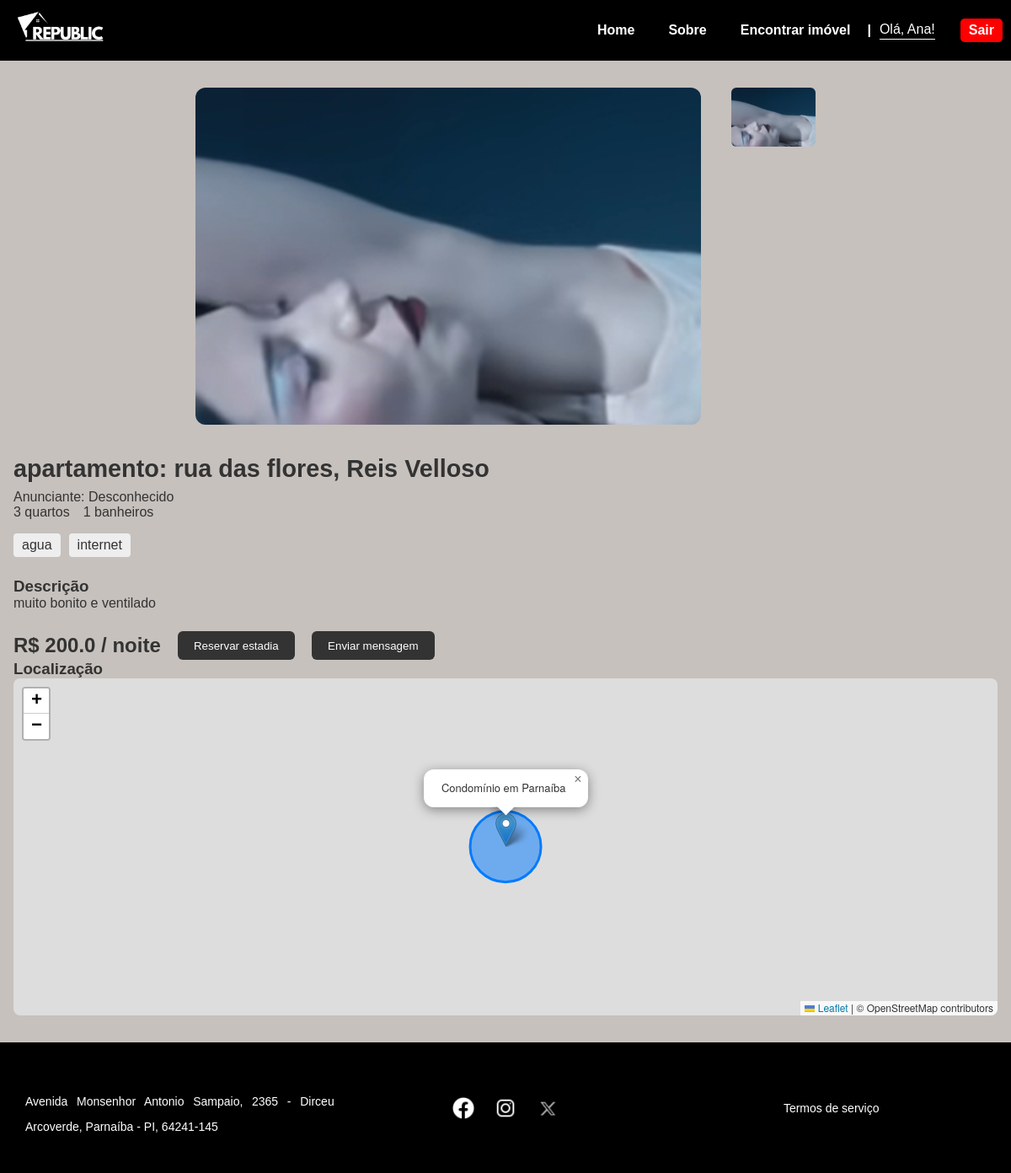
The page /detalhes_apartamento/1 (signed in) on the database its author committed.
### tables this page shows
CREATE TABLE usuarios (
    id INTEGER PRIMARY KEY AUTOINCREMENT,
    nome TEXT NOT NULL,
    email TEXT NOT NULL UNIQUE,
    senha TEXT NOT NULL,
    celular TEXT NOT NULL
);

CREATE TABLE apartamentos (
    id INTEGER PRIMARY KEY AUTOINCREMENT,
    endereco TEXT,
    bairro TEXT,
    numero TEXT,
    cep TEXT,
    complemento TEXT,
    valor REAL,
    quartos INTEGER,
    banheiros INTEGER,
    inclusos TEXT,
    outros TEXT,
    descricao TEXT,
    imagem TEXT,
    tipo TEXT
, usuario_id INTEGER);

### app.py (the view)
@app.route('/detalhes_apartamento/<int:id>')
def detalhes_apartamento(id):
    conn = sqlite3.connect('instance/banco.db')
    cursor = conn.cursor()
    cursor.execute("""
       SELECT id, endereco, bairro, numero, cep, complemento, valor, quartos,
              banheiros, inclusos, outros, descricao, imagem, tipo, usuario_id
       FROM apartamentos WHERE id = ?
    """, (id,))
    row = cursor.fetchone()
    if row and len(row) >= 15:
        apt = {
            'id': row[0],
            'endereco': row[1],
            'bairro': row[2],
            'numero': row[3],
            'cep': row[4],
            'complemento': row[5],
            'valor': row[6],
            'quartos': row[7],
            'banheiros': row[8],
            'inclusos': row[9].split(',') if row[9] else [],
            'outros': row[10],
            'descricao': row[11],
            'imagens': row[12].split(',') if row[12] else ['default.jpg'],
            'tipo': row[13],
            'usuario_id': row[14]
        }
        cursor.execute('SELECT nome FROM usuarios WHERE id = ?', (apt['usuario_id'],))
        dono = cursor.fetchone()
        dono_nome = dono[0] if dono else 'Desconhecido'
        conn.close()
        return render_template('apt.html', apartamento=apt, dono_nome=dono_nome, usuario_logado=session.get('usuario_id'))
    conn.close()
    return "Apartamento não encontrado", 404

### app.py (called while the page is built)
def obter_usuario_nome():
    if 'usuario_id' in session:
        conn = sqlite3.connect('instance/banco.db')
        cursor = conn.cursor()
        cursor.execute('SELECT nome FROM usuarios WHERE id = ?', (session['usuario_id'],))
        usuario = cursor.fetchone()
        conn.close()
        if usuario:
            return usuario[0]
    return None

@app.context_processor
def inject_usuario_nome():
    return dict(usuario_nome=obter_usuario_nome())

### templates/apt.html (shortened to what this page needs)
<!DOCTYPE html>
<html lang="pt-br">
<head>
  <link rel="stylesheet" href="{{ url_for('static', filename='css/style.css') }}">
  <link rel="stylesheet" href="{{ url_for('static', filename='css/apt.css') }}">
  <link rel="stylesheet" href="{{ url_for('static', filename='css/map.css') }}">
  <link rel="stylesheet" href="https://unpkg.com/leaflet/dist/leaflet.css" />
</head>
<body>
  <header class="header">
    <div class="logo">
      <a href="{{ url_for('index') }}">
        <img src="{{ url_for('static', filename='img/logo/logo_branca.png') }}" alt="Republic Logo">
      </a>
    </div>
    <nav class="nav">
      <a href="{{ url_for('index') }}">Home</a>
      <a href="{{ url_for('sobre') }}">Sobre</a>
      <a href="{{ url_for('pesquisa') }}">Encontrar imóvel</a>
      {% if usuario_nome %}
      <div class="user-info">
        <div class="separator">|</div>
        <span class="saudacao">Olá, {{ usuario_nome }}!</span>
        <a href="{{ url_for('logout') }}" class="logout-btn">Sair</a>
      </div>
      {% else %}
      <a href="{{ url_for('cadastro') }}">Login / Cadastro</a>
      {% endif %}
    </nav>
  </header>
  <main class="main-content">
    <div class="image-gallery side-by-side">
      <div class="main-img">
        {% if apartamento.imagens and apartamento.imagens|length > 0 %}
          <img id="current-img" src="{{ url_for('static', filename='img/apts/' + apartamento.imagens[0]) }}" alt="Imagem principal">
        {% else %}
          <img id="current-img" src="{{ url_for('static', filename='img/apts/default.jpg') }}" alt="Imagem padrão">
        {% endif %}
      </div>
      <div class="thumbs">
        {% for img in apartamento.imagens %}
          <img class="thumb" src="{{ url_for('static', filename='img/apts/' + img) }}" alt="Imagem" onclick="changeImage('{{ img }}')">
        {% endfor %}
      </div>
    </div>
    <section class="details">
      <h2>{{ apartamento.tipo }}: {{ apartamento.endereco }}, {{ apartamento.bairro }}</h2>
<div class="anunciante">
  <span>Anunciante: {{ dono_nome }}</span>
</div>
      <ul class="info">
        <li>{{ apartamento.quartos }} quartos</li>
        <li>{{ apartamento.banheiros }} banheiros</li>
      </ul>
      <div class="highlights">
        {% for item in apartamento.inclusos %}
        <span>{{ item }}</span>
        {% endfor %}
      </div>
      <section class="description">
        <h3>Descrição</h3>
        <p>{{ apartamento.descricao }}</p>
      </section>
      <div class="price-action">
        <span class="price">R$ {{ apartamento.valor }} / noite</span>
        <button>Reservar estadia</button>
        <button>Enviar mensagem</button>
      </div>
    </section>
    <section class="map">
      <h3>Localização</h3>
      <div id="map"></div>
    </section>
  </main>
  <footer class="footer">
    <div class="footer-content">
      <div class="container text-center">
        <div class="row">
          <div class="col">
            <p>Avenida Monsenhor Antonio Sampaio, 2365 - Dirceu Arcoverde, Parnaíba - PI, 64241-145</p>
          </div>
          <div class="col">
            <div class="socials">
              <a href="#"><img src="{{ url_for('static', filename='img/socials/facebook.png') }}" alt="Facebook"></a>
              <a href="#"><img src="{{ url_for('static', filename='img/socials/ig.png') }}" alt="Instagram"></a>
              <a href="#"><img src="{{ url_for('static', filename='img/socials/x.webp') }}" alt="X"></a>
            </div>
          </div>
          <div class="col">
            <a href="{{ url_for('termos') }}">Termos de serviço</a>
          </div>
        </div>
      </div>
    </div>
  </footer>
</body>
</html>

### static/css/style.css (style rules this page uses)
* { margin: 0; padding: 0; box-sizing: border-box; }
body { font-family: Arial, sans-serif; background-color: #c6c1bd; color: #333; }
.nav { display: flex; align-items: center; gap: 20px; }
.user-info { display: flex; align-items: center; gap: 10px; }
.separator { color: white; font-weight: bold; }
.saudacao { color: white; border-bottom: 1px solid white; padding-bottom: 2px; }
.logout-btn { background-color: red; color: white; padding: 5px 10px; border-radius: 5px; text-decoration: none; font-weight: bold; transition: background-color 0.3s; }
.header { background: rgb(0, 0, 0); display: flex; align-items: center; justify-content: space-between; padding: 10px; }
.logo img { width: 120px; }
.nav a { color: white; text-decoration: none; margin-left: 20px; font-weight: bold; }
.container { padding: 30px 50px; }
.container p { text-align: justify; line-height: 30px; margin-top: 15px; }
.footer { background-color: black; color: white; padding: 30px 0; font-size: 14px; }
.footer-content .container { max-width: 1200px; margin: 0 auto; padding: 0 20px; }
.footer-content .row { display: flex; justify-content: space-between; align-items: center; flex-wrap: wrap; text-align: center; }
.footer-content .col { flex: 1; padding: 10px; }
.footer-content .socials a img { width: 30px; margin: 0 8px; vertical-align: middle; }
.footer-content a { color: white; text-decoration: none; }

### static/css/apt.css (style rules this page uses)
.main-content { max-width: 1200px; margin: 2rem auto; padding: 0 1rem; }
.image-gallery { display: flex; flex-direction: column; align-items: center; gap: 1rem; }
.image-gallery.side-by-side { flex-direction: row; align-items: flex-start; justify-content: center; }
.main-img img { width: 100%; max-width: 800px; height: auto; border-radius: 12px; }
.image-gallery.side-by-side .main-img img { width: 600px; height: 400px; object-fit: cover; border-radius: 12px; }
.thumbs { display: flex; gap: 10px; flex-wrap: wrap; justify-content: center; }
.image-gallery.side-by-side .thumbs { flex-direction: column; gap: 10px; margin-left: 20px; }
.thumbs img { width: 100px; height: 70px; object-fit: cover; border-radius: 6px; cursor: pointer; transition: transform 0.2s; }
.details { margin-top: 2rem; }
.details h2 { font-size: 1.8rem; margin-bottom: 0.5rem; }
.info { list-style: none; padding: 0; display: flex; flex-wrap: wrap; gap: 1rem; }
.highlights { display: flex; flex-wrap: wrap; gap: 10px; margin: 1rem 0; }
.highlights span { background-color: #eee; padding: 5px 10px; border-radius: 4px; }
.description { margin: 1.5rem 0; }
.price-action { display: flex; align-items: center; gap: 20px; flex-wrap: wrap; }
.price { font-weight: bold; font-size: 1.5rem; }
.price-action button { background-color: #333; color: white; border: none; padding: 0.6rem 1.2rem; border-radius: 6px; cursor: pointer; transition: background-color 0.2s; }

### static/css/map.css (style rules this page uses)
#map { width: 100%; height: 100%; min-height: 400px; border-radius: 8px; }

### rows shown on the page
usuarios: nome "Ana"
apartamentos: imagem (picture), tipo "apartamento", endereco "rua das flores", bairro "Reis Velloso", quartos "3", banheiros "1", descricao "muito bonito e ventilado", valor "200.0"

### other values the page prints
{{ dono_nome }} "Desconhecido"
{{ item }} "agua" "internet"
